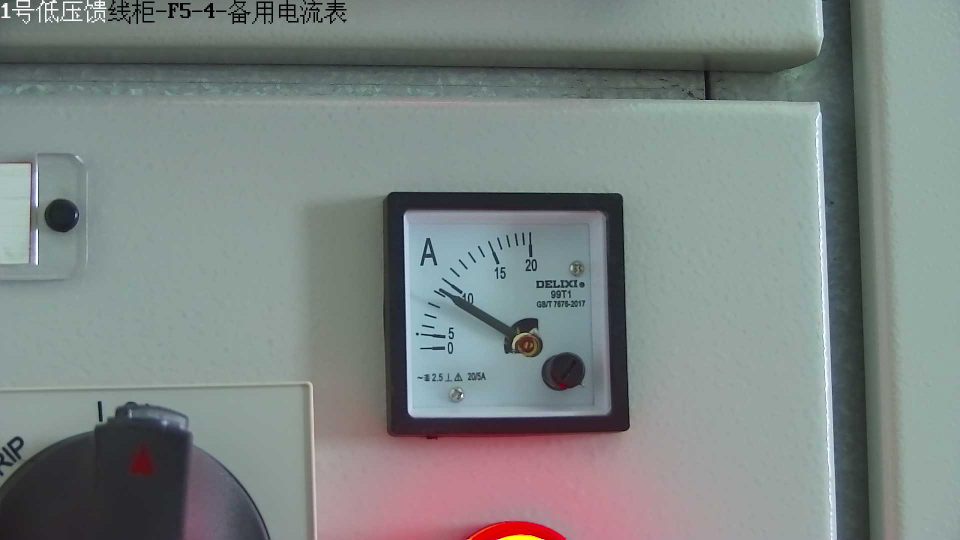
#> input picture gwproc/cabinet_meter/test_case/cabinet_meter_20A.jpg, 1920 x 1080 px (shown at 1/2 size)
$ python -i operators.py   (imports and definitions only)   (Python 2 division)
#> lines starting #> are read from the running program, lines starting #| are printed output that depends on the picture
import numpy as np
import cv2
import sys
import math
from loguru import logger


class NormalizeImage(object):
    """ normalize image such as substract mean, divide std
    """

    # [21 lines left out: functions __init__, __call__, not called in this run]


class DetResizeForTest(object):
    def __init__(self, **kwargs):
        super(DetResizeForTest, self).__init__()
        self.resize_type = 0
        self.keep_ratio = False
        if 'image_shape' in kwargs:
            self.image_shape = kwargs['image_shape']
            self.resize_type = 1
            if 'keep_ratio' in kwargs:
                self.keep_ratio = kwargs['keep_ratio']
        elif 'limit_side_len' in kwargs:
            self.limit_side_len = kwargs['limit_side_len']
            self.limit_type = kwargs.get('limit_type', 'min')
        elif 'resize_long' in kwargs:
            self.resize_type = 2
            self.resize_long = kwargs.get('resize_long', 960)
        else:
            self.limit_side_len = 736
            self.limit_type = 'min'

    def __call__(self, data):
        img = data['image']
        src_h, src_w, _ = img.shape
        if sum([src_h, src_w]) < 64:
            img = self.image_padding(img)

        if self.resize_type == 0:
            # img, shape = self.resize_image_type0(img)
            img, [ratio_h, ratio_w] = self.resize_image_type0(img)
        elif self.resize_type == 2:
            img, [ratio_h, ratio_w] = self.resize_image_type2(img)
        else:
            # img, shape = self.resize_image_type1(img)
            img, [ratio_h, ratio_w] = self.resize_image_type1(img)
        data['image'] = img
        data['shape'] = np.array([src_h, src_w, ratio_h, ratio_w])
        return data

    # [90 lines left out: functions image_padding, resize_image_type1, resize_image_type0, resize_image_type2, not called in this run]

class ToCHWImage(object):
    """ convert hwc image to chw image
    """

    def __init__(self, **kwargs):
        pass

    # [7 lines left out: function __call__, not called in this run]


class KeepKeys(object):
    def __init__(self, keep_keys, **kwargs):
        self.keep_keys = keep_keys

    # [5 lines left out: function __call__, not called in this run]

>>> import cv2
>>> picture = cv2.imread('../../gwproc/cabinet_meter/test_case/cabinet_meter_20A.jpg', cv2.IMREAD_GRAYSCALE)
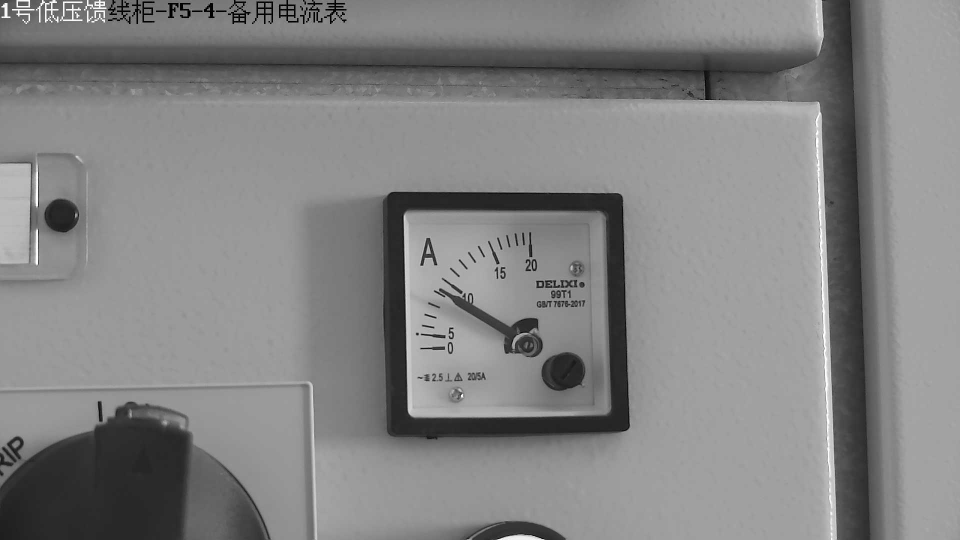
#> picture: shape (1080, 1920) (shown at 1/2 size); min 0, max 255, mean 130.5
#> (the run stopped early here; a loop or call above may not have finished)
